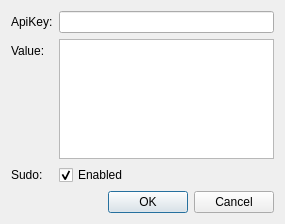
<?xml version="1.0" encoding="UTF-8"?>
<ui version="4.0">
 <class>SetArbitraryApiKeyDialog</class>
 <widget class="QDialog" name="SetArbitraryApiKeyDialog">
  <property name="geometry">
   <rect>
    <x>0</x>
    <y>0</y>
    <width>285</width>
    <height>224</height>
   </rect>
  </property>
  <property name="windowTitle">
   <string>Dialog</string>
  </property>
  <layout class="QVBoxLayout" name="verticalLayout">
   <item>
    <layout class="QFormLayout" name="formLayout">
     <item row="0" column="0">
      <widget class="QLabel" name="labelApiKey">
       <property name="text">
        <string>ApiKey:</string>
       </property>
       <property name="buddy">
        <cstring>lineEditApiKey</cstring>
       </property>
      </widget>
     </item>
     <item row="1" column="0">
      <widget class="QLabel" name="labelValue">
       <property name="text">
        <string>Value:</string>
       </property>
       <property name="buddy">
        <cstring>plainTextEditValue</cstring>
       </property>
      </widget>
     </item>
     <item row="0" column="1">
      <widget class="QLineEdit" name="lineEditApiKey"/>
     </item>
     <item row="1" column="1">
      <widget class="QPlainTextEdit" name="plainTextEditValue"/>
     </item>
     <item row="2" column="0">
      <widget class="QLabel" name="labelSudo">
       <property name="text">
        <string>Sudo:</string>
       </property>
       <property name="buddy">
        <cstring>checkBoxSudo</cstring>
       </property>
      </widget>
     </item>
     <item row="2" column="1">
      <widget class="QCheckBox" name="checkBoxSudo">
       <property name="text">
        <string>Enabled</string>
       </property>
       <property name="checked">
        <bool>true</bool>
       </property>
      </widget>
     </item>
    </layout>
   </item>
   <item>
    <spacer name="verticalSpacer">
     <property name="orientation">
      <enum>Qt::Vertical</enum>
     </property>
     <property name="sizeHint" stdset="0">
      <size>
       <width>20</width>
       <height>40</height>
      </size>
     </property>
    </spacer>
   </item>
   <item>
    <widget class="QDialogButtonBox" name="buttonBox">
     <property name="orientation">
      <enum>Qt::Horizontal</enum>
     </property>
     <property name="standardButtons">
      <set>QDialogButtonBox::Cancel|QDialogButtonBox::Ok</set>
     </property>
    </widget>
   </item>
  </layout>
 </widget>
 <resources/>
 <connections>
  <connection>
   <sender>buttonBox</sender>
   <signal>accepted()</signal>
   <receiver>SetArbitraryApiKeyDialog</receiver>
   <slot>accept()</slot>
   <hints>
    <hint type="sourcelabel">
     <x>248</x>
     <y>254</y>
    </hint>
    <hint type="destinationlabel">
     <x>157</x>
     <y>274</y>
    </hint>
   </hints>
  </connection>
  <connection>
   <sender>buttonBox</sender>
   <signal>rejected()</signal>
   <receiver>SetArbitraryApiKeyDialog</receiver>
   <slot>reject()</slot>
   <hints>
    <hint type="sourcelabel">
     <x>316</x>
     <y>260</y>
    </hint>
    <hint type="destinationlabel">
     <x>286</x>
     <y>274</y>
    </hint>
   </hints>
  </connection>
 </connections>
</ui>
